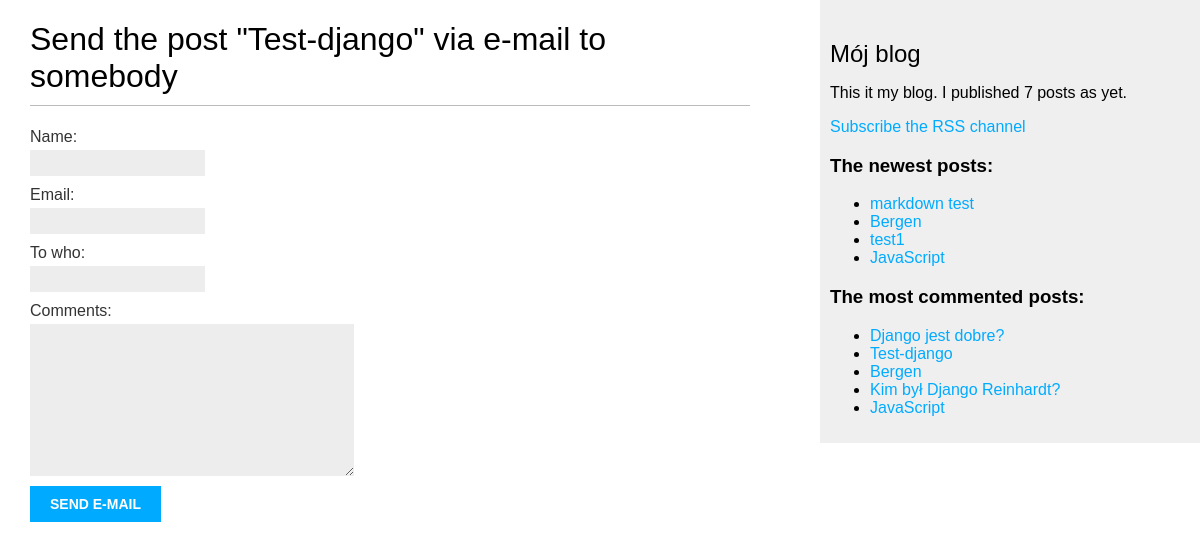
/app_blog/2/share/, run on the app's committed database.
### app_blog/models.py (models this page shows, shortened)
class Post(models.Model):
    STATUS_CHOICES = (
        ('draft', 'Draft'),
        ('published', 'Published'),
    )
    title = models.CharField(max_length=250)
    slug = models.SlugField(max_length=250, unique_for_date='publish')
    author = models.ForeignKey(User, on_delete=models.CASCADE, related_name='blog_posts')
    body = models.TextField()
    publish = models.DateTimeField(default=timezone.now)
    created = models.DateTimeField(auto_now_add=True)
    updated = models.DateTimeField(auto_now=True)
    status = models.CharField(max_length=10, choices=STATUS_CHOICES, default='draft')
    objects = models.Manager()  # Manager domyślny
    published = PublishedManager()  # Manager niestandarwowy
    tags = TaggableManager()
    class Meta:
        ordering = ('-publish',)
    def get_absolute_url(self):
        return reverse('app_blog:post_detail',
                       args=[self.publish.year,
                             self.publish.strftime('%m'),
                             self.publish.strftime('%d'),
                             self.slug])

### app_blog/views.py (the view)
# urls.py: path('<int:post_id>/share/', views.post_share, name='post_share'),
def post_share(request, post_id):
    post = get_object_or_404(Post, id=post_id, status='published')
    sent = False
    if request.method == 'POST':
        form = EmailPostForm(request.POST)
        if form.is_valid():
            cd = form.cleaned_data
            post_url = request.build_absolute_uri(post.get_absolute_url())
            subject = '{} ({}) zachęca do przeczytania "{}"'.format(cd['name'], cd['email'], post.title)
            message = 'Read a post "{}" on  {}\n\nComment added bu {}: {}'.format(post.title,
                                                                                  post_url,
                                                                                  cd['name'],
                                                                                  cd['comments'])
            send_mail(subject, message, 'admin@myblog.com', [cd['to_who']])
            sent = True
    else:
        form = EmailPostForm()
    return render(request, 'app_blog/post/share.html', {'post': post,
                                                        'form': form,
                                                        'sent': sent})

### app_blog/forms.py
class EmailPostForm(forms.Form):
    name = forms.CharField(max_length=25)
    email = forms.EmailField()
    to_who = forms.EmailField()
    comments = forms.CharField(required=False, widget=forms.Textarea)

### app_blog/models.py (called while the page is built)
    def get_queryset(self):
        return super(PublishedManager, self).get_queryset().filter(status='published')

### app_blog/templatetags/blog_tags.py (called while the page is built)
@register.simple_tag
def total_posts():
    return Post.published.count()

@register.inclusion_tag('app_blog/post/latest_posts.html')
def show_latest_posts(count=5):
    latest_posts = Post.published.order_by('-publish')[:count]
    return {'latest_posts': latest_posts}

@register.simple_tag
def get_most_commented_posts(count=5):
    return Post.published.annotate(total_comments=Count('comments')).order_by('-total_comments')[:count]

### app_blog/templates/app_blog/post/share.html (shortened to what this page needs)
{% extends 'app_blog/base.html' %}
{% block content %}
    {% if sent %}
        <h1>The message has been sent</h1>
        <p>
            Uploading the post "{{ post.title }}" to {{ form.cleaned_data.to_who }} was successful.
        </p>
    {% else %}
        <h1>Send the post "{{ post.title }}" via e-mail to somebody</h1>
        <form action="." method="POST">
            {{ form.as_p }}
            <input type="submit" value="Send e-mail">
        </form>
    {% endif %}
{% endblock %}

### app_blog/templates/app_blog/base.html (shortened to what this page needs)
{% load blog_tags %}
{% load static %}
<!DOCTYPE html>
<html lang="en">
<head>
    <link href="{% static 'css/blog.css' %}" rel="stylesheet">
</head>
<body>
    <div id="content">
        {% block content %}
        {% endblock %}
    </div>
    <div id="sidebar">
        <h2>Mój blog</h2>
        <p>This it my blog. I published {% total_posts %} posts as yet.</p>
        <p>
            <a href="{% url 'app_blog:post_feed' %}">Subscribe the RSS channel</a>
        </p>
        <h3>The newest posts:</h3>
        {% show_latest_posts 4 %}
        <h3>The most commented posts:</h3>
        {% get_most_commented_posts as most_commented_posts %}
        <ul>
            {% for post in most_commented_posts %}
            <li>
                <a href="{{ post.get_absolute_url }}">{{ post.title }}</a>
            </li>
            {% endfor %}
        </ul>
    </div>
</body>
</html>

### app_blog/templates/app_blog/post/latest_posts.html
<ul>
    {% for post in latest_posts %}
    <li>
        <a href="{{ post.get_absolute_url }}">{{ post.title }}</a>
    </li>
    {% endfor %}
</ul>

### app_blog/static/css/blog.css (style rules this page uses)
body { margin:0; padding:0; font-family:helvetica, sans-serif; }
a { color:#00abff; text-decoration:none; }
h1 { font-weight:normal; border-bottom:1px solid #bbb; padding:0 0 10px 0; }
h2 { font-weight:normal; margin:30px 0 0; }
#content { float:left; width:60%; padding:0 0 0 30px; }
#sidebar { float:right; width:30%; padding:10px; background:#efefef; height:100%; }
label { float:left; clear:both; color:#333; margin-bottom:4px; }
input, textarea { clear:both; float:left; margin:0 0 10px; background:#ededed; border:0; padding:6px 10px; font-size:12px; }
input[type=submit] { font-weight:bold; background:#00abff; color:#fff; padding:10px 20px; font-size:14px; text-transform:uppercase; }

### data on the page
Post: title "Test-django"
Post: title "markdown test"
Post: title "Bergen"
Post: title "test1"
Post: title "JavaScript"
Post: title "Django jest dobre?"
Post: title "Kim był Django Reinhardt?"
